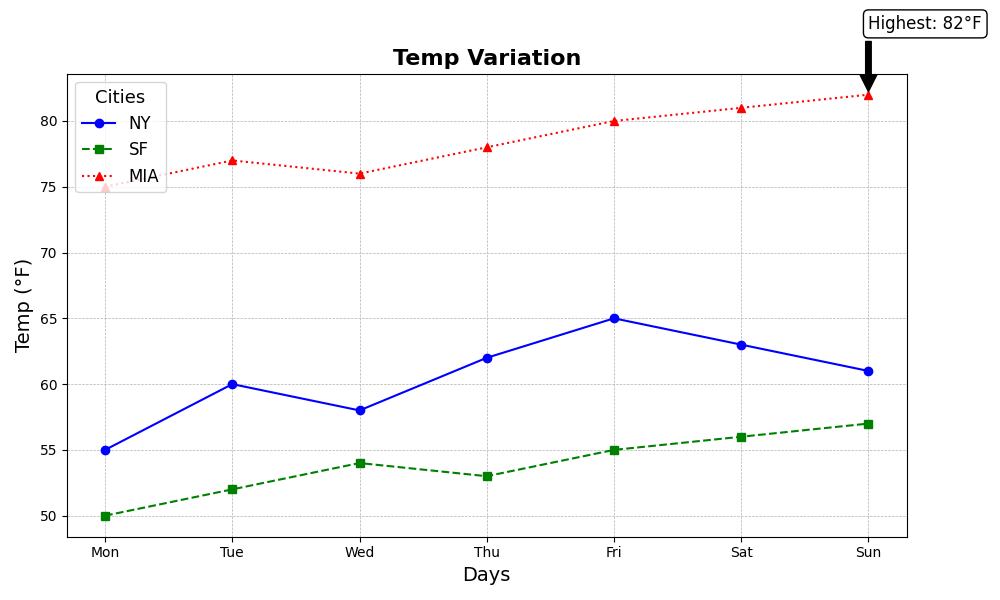

Reproduce this figure in Python.
import matplotlib.pyplot as plt
import numpy as np

# Title and axis labels
title = "Temp Variation"
x_label = "Days"
y_label = "Temp (°F)"

# Days of the week
days = ["Mon", "Tue", "Wed", "Thu", "Fri", "Sat", "Sun"]

# Temperature data for three cities
new_york_temp = [55, 60, 58, 62, 65, 63, 61]          
san_francisco_temp = [50, 52, 54, 53, 55, 56, 57]    
miami_temp = [75, 77, 76, 78, 80, 81, 82]            

fig, ax = plt.subplots(figsize=(10, 6))

# Plot the temperature data
ax.plot(days, new_york_temp, marker='o', linestyle='-', color='b', label='NY')
ax.plot(days, san_francisco_temp, marker='s', linestyle='--', color='g', label='SF')
ax.plot(days, miami_temp, marker='^', linestyle=':', color='r', label='MIA')

# Title and labels
plt.title(title, fontsize=16, fontweight='bold')
plt.xlabel(x_label, fontsize=14)
plt.ylabel(y_label, fontsize=14)

# Grid and legend
plt.grid(True, which='both', linestyle='--', linewidth=0.5)
plt.legend(loc='upper left', fontsize=12, title="Cities", title_fontsize='13')

# Annotating highest temperature in Miami
max_temp_miami = max(miami_temp)
max_temp_day = days[miami_temp.index(max_temp_miami)]
plt.annotate(f'Highest: {max_temp_miami}°F',
             xy=(max_temp_day, max_temp_miami),
             xytext=(max_temp_day, max_temp_miami + 5),
             arrowprops=dict(facecolor='black', shrink=0.05),
             fontsize=12, bbox=dict(boxstyle="round,pad=0.3", edgecolor="black", facecolor="white"))

plt.tight_layout()

plt.show()
